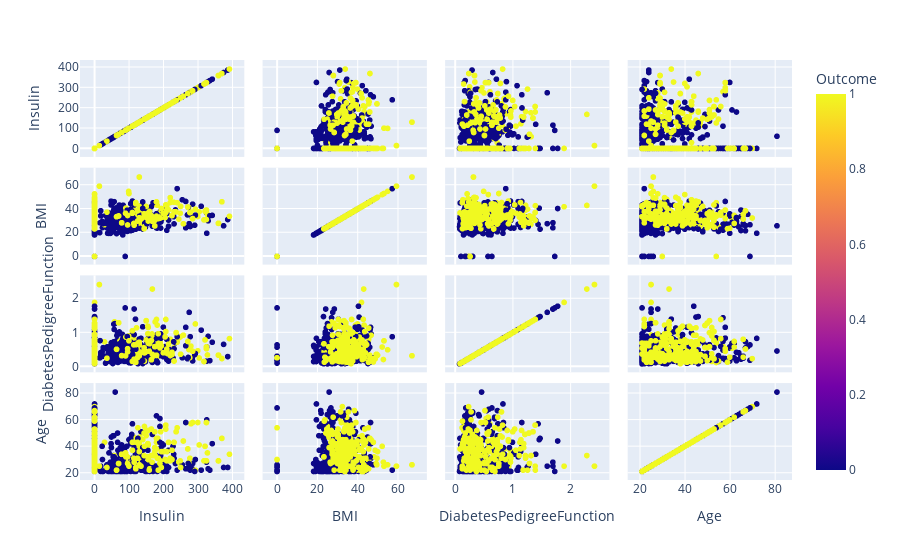

Here is the notebook cell this chart was saved with:
### Code cell
fig = px.scatter_matrix(data,
    dimensions=['Insulin', 'BMI', 'DiabetesPedigreeFunction', 'Age'],
    color="Outcome")
fig.show()

### Figure 1 — Plotly figure (JSON) as saved in the notebook; plotly's stock layout.template omitted (floating-point values rounded to 4 significant figures; data arrays with more than 128 entries replaced by an {"elided": "..."} marker saying what was removed)
{"data": [{"dimensions": [{"axis": {"matches": true}, "label": "Insulin", "values": {"elided": "968 int values"}}, {"axis": {"matches": true}, "label": "BMI", "values": {"elided": "968 float values"}}, {"axis": {"matches": true}, "label": "DiabetesPedigreeFunction", "values": {"elided": "968 float values"}}, {"axis": {"matches": true}, "label": "Age", "values": {"elided": "968 int values"}}], "hovertemplate": "%{xaxis.title.text}=%{x}<br>%{yaxis.title.text}=%{y}<br>Outcome=%{marker.color}<extra></extra>", "legendgroup": "", "marker": {"color": {"elided": "968 int values"}, "coloraxis": "coloraxis", "symbol": "circle"}, "name": "", "showlegend": false, "type": "splom"}], "layout": {"coloraxis": {"colorbar": {"title": {"text": "Outcome"}}, "colorscale": [[0, "#0d0887"], [0.1111, "#46039f"], [0.2222, "#7201a8"], [0.3333, "#9c179e"], [0.4444, "#bd3786"], [0.5556, "#d8576b"], [0.6667, "#ed7953"], [0.7778, "#fb9f3a"], [0.8889, "#fdca26"], [1, "#f0f921"]]}, "dragmode": "select", "legend": {"tracegroupgap": 0}, "margin": {"t": 60}}}
